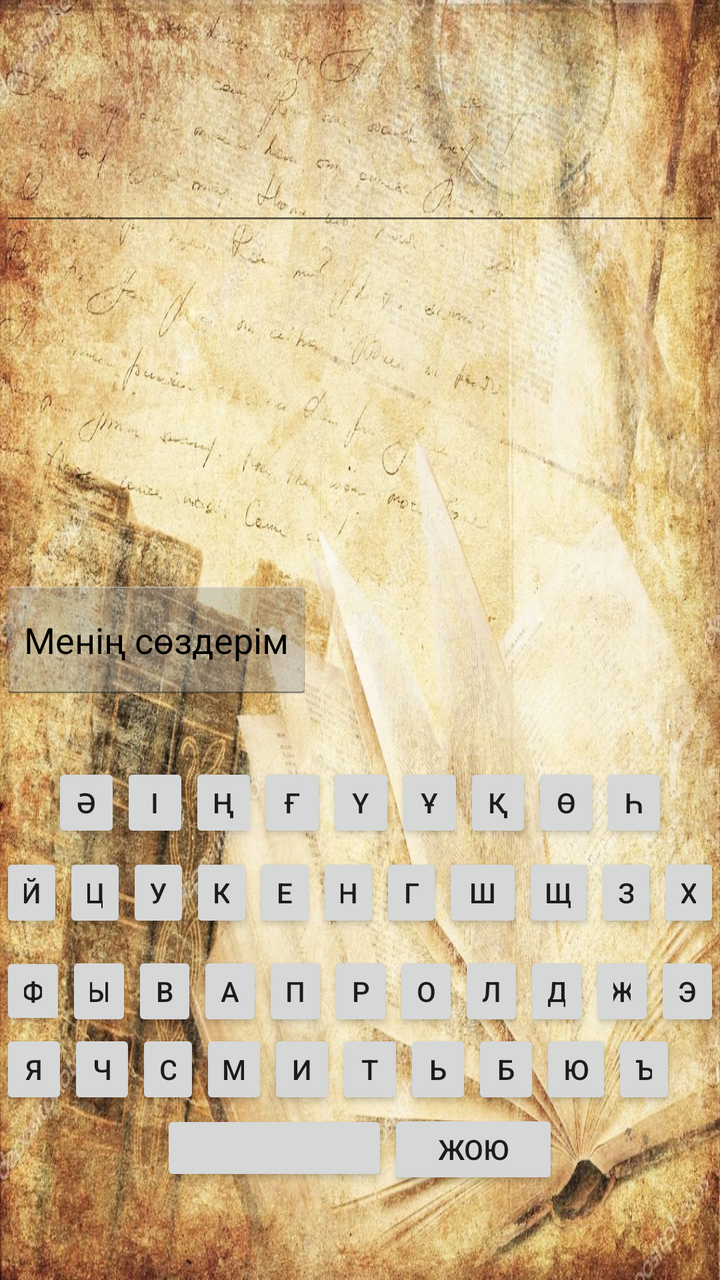
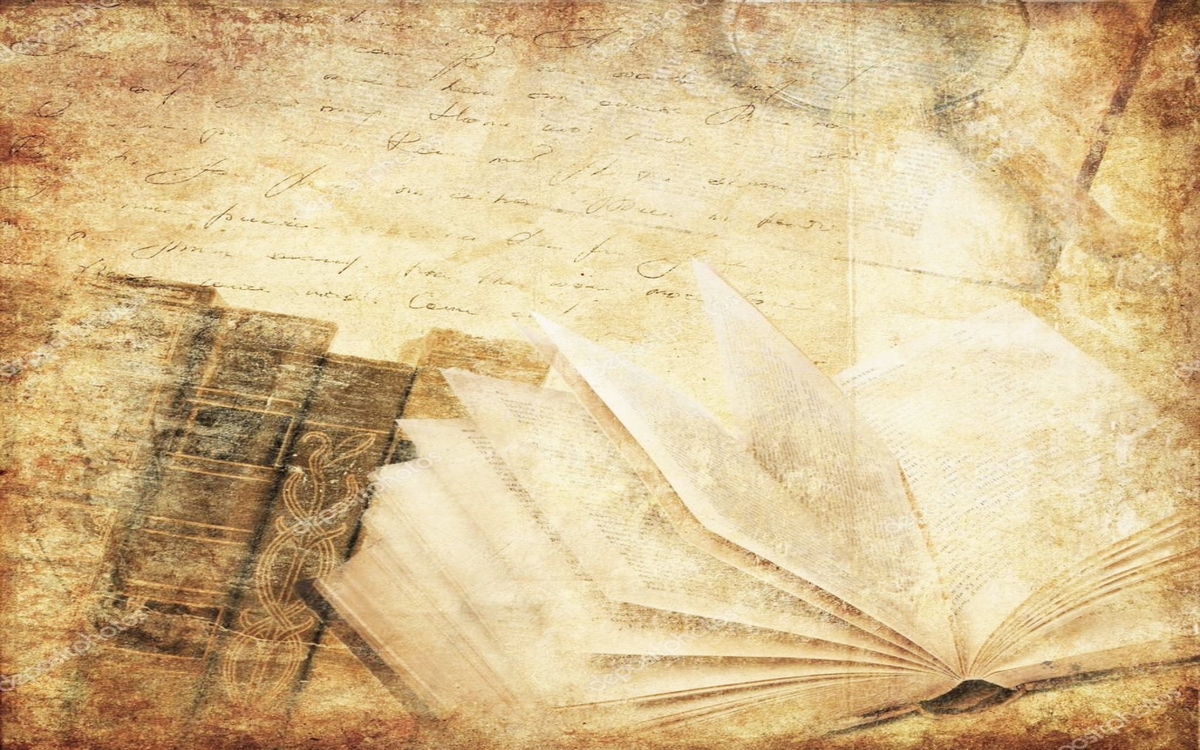

The same Android screen from two of the app's own layout files: first res/layout/ as a phone draws it, then the repository's variant for another configuration, drawn on a device whose configuration selects that folder. Both files follow.
<!-- AndroidManifest.xml: application theme AppTheme -->
<!-- res/layout/content_main.xml -->
<?xml version="1.0" encoding="utf-8"?>

<FrameLayout xmlns:android="http://schemas.android.com/apk/res/android"
    xmlns:app="http://schemas.android.com/apk/res-auto"
    xmlns:tools="http://schemas.android.com/tools"
    android:id="@+id/linerLayot"
    android:layout_width="wrap_content"
    android:layout_height="wrap_content"
    android:background="@drawable/fon"
    android:orientation="vertical"
    android:visibility="visible"
    android:weightSum="1"
    app:layout_behavior="@string/appbar_scrolling_view_behavior"
    app:layout_collapseMode="parallax"
    app:layout_collapseParallaxMultiplier="1.0"
    app:layout_scrollFlags="scroll|enterAlways"
    tools:context=".MainActivity"
    tools:showIn="@layout/app_bar_main"
    >

    <LinearLayout
        android:layout_width="wrap_content"
        android:layout_height="wrap_content"
        android:background="@drawable/fon"
        android:orientation="vertical"
        android:visibility="visible"
        android:weightSum="1">

        <LinearLayout
            android:id="@+id/linerlayout1"
            android:layout_width="match_parent"
            android:layout_height="5dp"
            android:layout_gravity="center_vertical|center_horizontal|center"
            android:layout_weight="0.36"
            android:orientation="horizontal">

            <EditText
                android:id="@+id/editText8"
                style="@style/AppTheme.NoActionBar"
                android:layout_width="wrap_content"
                android:layout_height="match_parent"
                android:layout_gravity="center_horizontal"
                android:ems="10"
                android:foregroundGravity="center_horizontal"
                android:inputType="text"
                android:selectAllOnFocus="false"
                android:text=""
                android:textSize="34dp"
                android:textStyle="bold"

                />

        </LinearLayout>

        <LinearLayout
            android:id="@+id/linerLayout2"
            android:layout_width="match_parent"
            android:layout_height="59dp"
            android:orientation="horizontal"
            android:layout_weight="0.36">

            <TextView
                android:id="@+id/textView8"
                android:layout_width="wrap_content"
                android:layout_height="110dp"
                android:layout_weight="1"
                android:text=""
                android:textSize="32sp"
                android:textStyle="bold" />

        </LinearLayout>

        <LinearLayout
            android:id="@+id/linerLayout3"
            android:layout_width="match_parent"
            android:layout_height="61dp"
            android:orientation="horizontal"
            android:layout_weight="0.10">

            <Button
                android:id="@+id/buttonAddToDict"
                style="@android:style/Widget.Holo.Light.Button"
                android:layout_width="wrap_content"
                android:layout_height="61dp"
                android:onClick="addToDictButtonOnClickListener"
                android:text="Менің сөздерім"
                tools:clickable="true" />
        </LinearLayout>

        <LinearLayout
            android:id="@+id/linerLayout4"
            android:layout_width="308dp"
            android:layout_height="45dp"
            android:layout_gravity="center_horizontal"
            android:orientation="horizontal">

            <Button
                android:id="@+id/button19"
                android:layout_width="75dp"
                android:layout_height="40dp"
                android:layout_weight="1"
                android:text="Ә" />

            <Button
                android:id="@+id/button18"
                android:layout_width="75dp"
                android:layout_height="40dp"
                android:layout_weight="1"
                android:text="І" />

            <Button
                android:id="@+id/button78"
                android:layout_width="75dp"
                android:layout_height="40dp"
                android:layout_weight="1"
                android:text="Ң" />

            <Button
                android:id="@+id/button17"
                android:layout_width="75dp"
                android:layout_height="40dp"
                android:layout_weight="1"
                android:text="Ғ" />

            <Button
                android:id="@+id/button16"
                android:layout_width="75dp"
                android:layout_height="40dp"
                android:layout_weight="1"
                android:text="Ү" />

            <Button
                android:id="@+id/button14"
                android:layout_width="75dp"
                android:layout_height="40dp"
                android:layout_weight="1"
                android:text="Ұ" />

            <Button
                android:id="@+id/button13"
                android:layout_width="75dp"
                android:layout_height="40dp"
                android:layout_weight="1"
                android:text="Қ" />

            <Button
                android:id="@+id/button12"
                android:layout_width="75dp"
                android:layout_height="40dp"
                android:layout_weight="1"
                android:text="Ө" />

            <Button
                android:id="@+id/button11"
                android:layout_width="75dp"
                android:layout_height="40dp"
                android:layout_weight="1"
                android:text="Һ" />
        </LinearLayout>

        <LinearLayout
            android:id="@+id/linerLayout5"
            android:layout_width="wrap_content"
            android:layout_height="match_parent"
            android:layout_weight="0.03"
            android:orientation="horizontal">


            <Button
                android:id="@+id/button38"
                android:layout_width="90dp"
                android:layout_height="40dp"
                android:layout_weight="1"
                android:text="Й" />

            <Button
                android:id="@+id/button37"
                android:layout_width="90dp"
                android:layout_height="40dp"
                android:layout_weight="1"
                android:text="Ц" />

            <Button
                android:id="@+id/button35"
                android:layout_width="90dp"
                android:layout_height="40dp"
                android:layout_weight="1"
                android:text="У" />

            <Button
                android:id="@+id/button34"
                android:layout_width="90dp"
                android:layout_height="40dp"
                android:layout_weight="1"
                android:text="К" />

            <Button
                android:id="@+id/button33"
                android:layout_width="90dp"
                android:layout_height="40dp"
                android:layout_weight="1"
                android:text="Е" />

            <Button
                android:id="@+id/button25"
                android:layout_width="90dp"
                android:layout_height="40dp"
                android:layout_weight="1"
                android:text="Н" />

            <Button
                android:id="@+id/button24"
                android:layout_width="90dp"
                android:layout_height="40dp"
                android:layout_weight="1"
                android:text="Г" />

            <Button
                android:id="@+id/button23"
                android:layout_width="40dp"
                android:layout_height="40dp"
                android:text="Ш" />

            <Button
                android:id="@+id/button22"
                android:layout_width="36dp"
                android:layout_height="40dp"
                android:text="Щ" />

            <Button
                android:id="@+id/button21"
                android:layout_width="90dp"
                android:layout_height="40dp"
                android:layout_weight="1"
                android:text="З" />

            <Button
                android:id="@+id/button20"
                android:layout_width="90dp"
                android:layout_height="40dp"
                android:layout_weight="1"
                android:text="Х" />
        </LinearLayout>

        <LinearLayout
            android:id="@+id/linerLayout6"
            android:layout_width="match_parent"
            android:layout_height="39dp"
            android:orientation="horizontal">

            <Button
                android:id="@+id/button51"
                android:layout_width="90dp"
                android:layout_height="wrap_content"
                android:layout_weight="1"
                android:text="Ф" />

            <Button
                android:id="@+id/button50"
                android:layout_width="90dp"
                android:layout_height="40dp"
                android:layout_weight="1"
                android:text="Ы" />

            <Button
                android:id="@+id/button49"
                android:layout_width="90dp"
                android:layout_height="40dp"
                android:layout_weight="1"
                android:text="В" />

            <Button
                android:id="@+id/button48"
                android:layout_width="90dp"
                android:layout_height="40dp"
                android:layout_weight="1"
                android:text="А" />

            <Button
                android:id="@+id/button47"
                android:layout_width="90dp"
                android:layout_height="40dp"
                android:layout_weight="1"
                android:text="П" />

            <Button
                android:id="@+id/button46"
                android:layout_width="90dp"
                android:layout_height="40dp"
                android:layout_weight="1"
                android:text="Р" />

            <Button
                android:id="@+id/button45"
                android:layout_width="90dp"
                android:layout_height="40dp"
                android:layout_weight="1"
                android:text="О" />

            <Button
                android:id="@+id/button44"
                android:layout_width="90dp"
                android:layout_height="40dp"
                android:layout_weight="1"
                android:text="Л" />

            <Button
                android:id="@+id/button43"
                android:layout_width="90dp"
                android:layout_height="40dp"
                android:layout_weight="1"
                android:text="Д" />

            <Button
                android:id="@+id/button42"
                android:layout_width="90dp"
                android:layout_height="40dp"
                android:layout_weight="1"
                android:text="Ж" />

            <Button
                android:id="@+id/button41"
                android:layout_width="90dp"
                android:layout_height="40dp"
                android:layout_weight="1"
                android:text="Э" />
        </LinearLayout>

        <LinearLayout
            android:id="@+id/linerLayout7"
            android:layout_width="match_parent"
            android:layout_height="40dp"
            android:layout_gravity="center_horizontal"
            android:orientation="horizontal"
            android:weightSum="1">

            <Button
                android:id="@+id/button74"
                android:layout_width="34dp"
                android:layout_height="40dp"
                android:text="Я" />

            <Button
                android:id="@+id/button73"
                android:layout_width="34dp"
                android:layout_height="40dp"
                android:text="Ч" />

            <Button
                android:id="@+id/button72"
                android:layout_width="32dp"
                android:layout_height="40dp"
                android:text="С" />

            <Button
                android:id="@+id/button71"
                android:layout_width="34dp"
                android:layout_height="40dp"
                android:text="М" />

            <Button
                android:id="@+id/button70"
                android:layout_width="34dp"
                android:layout_height="40dp"
                android:text="И" />

            <Button
                android:id="@+id/button69"
                android:layout_width="34dp"
                android:layout_height="40dp"
                android:text="Т" />

            <Button
                android:id="@+id/button68"
                android:layout_width="34dp"
                android:layout_height="40dp"
                android:text="Ь" />

            <Button
                android:id="@+id/button67"
                android:layout_width="34dp"
                android:layout_height="40dp"
                android:text="Б" />

            <Button
                android:id="@+id/button66"
                android:layout_width="36dp"
                android:layout_height="40dp"
                android:text="Ю" />

            <Button
                android:id="@+id/button2"
                android:layout_width="28dp"
                android:layout_height="40dp"
                android:layout_weight="0.16"
                android:text="Ъ" />
        </LinearLayout>

        <LinearLayout
            android:id="@+id/linerLayout8"
            android:layout_width="199dp"
            android:layout_height="38dp"
            android:layout_gravity="center_horizontal"
            android:orientation="horizontal">

            <Button
                android:id="@+id/button76"
                android:layout_width="wrap_content"
                android:layout_height="wrap_content"
                android:layout_weight="0.32"
                android:text=" " />

            <Button
                android:id="@+id/button75"
                android:layout_width="29dp"
                android:layout_height="40dp"
                android:layout_weight="0.69"
                android:onClick="backSpaceButtonOnClickListener"
                android:text="ЖОЮ"
                tools:clickable="true" />
        </LinearLayout>


    </LinearLayout>


</FrameLayout>
<!-- resources referenced by this layout -->
<resources>
  <!-- drawable fon: jpg bitmap (drawable, 381510 bytes) -->
  <style name="AppTheme.NoActionBar">
          <item name="windowActionBar">false</item>
          <item name="windowNoTitle">true</item>
          <item name="android:textColor">#000000</item>
      </style>
  <style name="AppTheme" parent="Theme.AppCompat.Light.DarkActionBar">
          
          <item name="colorPrimary">@color/colorPrimary</item>
          <item name="colorPrimaryDark">@color/colorPrimaryDark</item>
          <item name="colorAccent">@color/colorAccent</item>
      </style>
  <color name="colorPrimary">#388E3C</color>
  <color name="colorPrimaryDark">#388E3C</color>
  <color name="colorAccent">#388E3C</color>
</resources>
<!-- res/layout-xlarge/content_main.xml (the repository's variant of the layout above) -->
<!-- drawn on a large tablet held sideways -->
<?xml version="1.0" encoding="utf-8"?>
<LinearLayout xmlns:android="http://schemas.android.com/apk/res/android"
    xmlns:app="http://schemas.android.com/apk/res-auto"
    xmlns:tools="http://schemas.android.com/tools"
    android:id="@+id/linerLayot1"
    android:layout_width="match_parent"
    android:layout_height="wrap_content"
    android:background="@drawable/fon"
    android:orientation="horizontal"
    android:visibility="visible"
    app:layout_behavior="@string/appbar_scrolling_view_behavior"
    app:layout_scrollFlags="enterAlways"
    tools:context=".MainActivity"
    tools:showIn="@layout/app_bar_main">

</LinearLayout>
<!-- resources referenced by the variant -->
<!-- as a large tablet held sideways resolves them -->
<resources>
  <!-- drawable fon: jpg bitmap (drawable, 381510 bytes) -->
  <style name="AppTheme" parent="Theme.AppCompat.Light.DarkActionBar">
          
          <item name="colorPrimary">@color/colorPrimary</item>
          <item name="colorPrimaryDark">@color/colorPrimaryDark</item>
          <item name="colorAccent">@color/colorAccent</item>
      </style>
  <color name="colorPrimary">#388E3C</color>
  <color name="colorPrimaryDark">#388E3C</color>
  <color name="colorAccent">#388E3C</color>
</resources>
